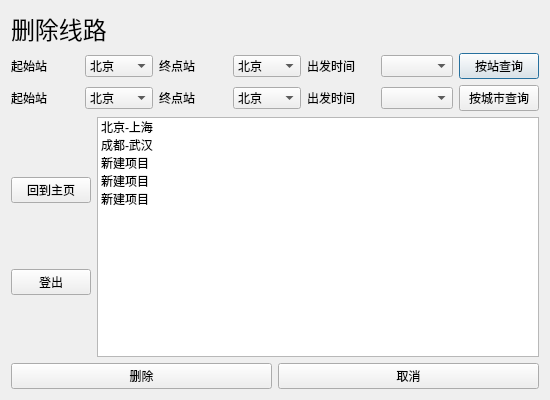
<?xml version="1.0" encoding="UTF-8"?>
<ui version="4.0">
 <class>adminedit</class>
 <widget class="QDialog" name="adminedit">
  <property name="geometry">
   <rect>
    <x>0</x>
    <y>0</y>
    <width>550</width>
    <height>400</height>
   </rect>
  </property>
  <property name="windowTitle">
   <string>Dialog</string>
  </property>
  <layout class="QVBoxLayout" name="verticalLayout_2">
   <item>
    <widget class="QLabel" name="label_4">
     <property name="font">
      <font>
       <family>微软雅黑 Light</family>
       <pointsize>18</pointsize>
      </font>
     </property>
     <property name="text">
      <string>删除线路</string>
     </property>
    </widget>
   </item>
   <item>
    <layout class="QHBoxLayout" name="horizontalLayout">
     <item>
      <widget class="QLabel" name="label">
       <property name="text">
        <string>起始站</string>
       </property>
      </widget>
     </item>
     <item>
      <widget class="QComboBox" name="comboBox">
       <item>
        <property name="text">
         <string>北京</string>
        </property>
       </item>
       <item>
        <property name="text">
         <string>上海</string>
        </property>
       </item>
       <item>
        <property name="text">
         <string>西藏</string>
        </property>
       </item>
      </widget>
     </item>
     <item>
      <widget class="QLabel" name="label_2">
       <property name="text">
        <string>终点站</string>
       </property>
      </widget>
     </item>
     <item>
      <widget class="QComboBox" name="comboBox_2">
       <item>
        <property name="text">
         <string>北京</string>
        </property>
       </item>
      </widget>
     </item>
     <item>
      <widget class="QLabel" name="label_3">
       <property name="text">
        <string>出发时间</string>
       </property>
      </widget>
     </item>
     <item>
      <widget class="QComboBox" name="comboBox_3"/>
     </item>
     <item>
      <widget class="QPushButton" name="pushButton_7">
       <property name="text">
        <string>按站查询</string>
       </property>
      </widget>
     </item>
    </layout>
   </item>
   <item>
    <layout class="QHBoxLayout" name="horizontalLayout_2">
     <item>
      <widget class="QLabel" name="label_5">
       <property name="text">
        <string>起始站</string>
       </property>
      </widget>
     </item>
     <item>
      <widget class="QComboBox" name="comboBox_4">
       <item>
        <property name="text">
         <string>北京</string>
        </property>
       </item>
       <item>
        <property name="text">
         <string>上海</string>
        </property>
       </item>
       <item>
        <property name="text">
         <string>西藏</string>
        </property>
       </item>
      </widget>
     </item>
     <item>
      <widget class="QLabel" name="label_6">
       <property name="text">
        <string>终点站</string>
       </property>
      </widget>
     </item>
     <item>
      <widget class="QComboBox" name="comboBox_5">
       <item>
        <property name="text">
         <string>北京</string>
        </property>
       </item>
      </widget>
     </item>
     <item>
      <widget class="QLabel" name="label_7">
       <property name="text">
        <string>出发时间</string>
       </property>
      </widget>
     </item>
     <item>
      <widget class="QComboBox" name="comboBox_6"/>
     </item>
     <item>
      <widget class="QPushButton" name="pushButton_8">
       <property name="text">
        <string>按城市查询</string>
       </property>
      </widget>
     </item>
    </layout>
   </item>
   <item>
    <layout class="QHBoxLayout" name="horizontalLayout_3">
     <item>
      <layout class="QVBoxLayout" name="verticalLayout">
       <item>
        <widget class="QPushButton" name="pushButton_2">
         <property name="text">
          <string>回到主页</string>
         </property>
        </widget>
       </item>
       <item>
        <widget class="QPushButton" name="pushButton_3">
         <property name="text">
          <string>登出</string>
         </property>
        </widget>
       </item>
      </layout>
     </item>
     <item>
      <widget class="QListWidget" name="listWidget">
       <item>
        <property name="text">
         <string>北京-上海</string>
        </property>
       </item>
       <item>
        <property name="text">
         <string>成都-武汉</string>
        </property>
       </item>
       <item>
        <property name="text">
         <string>新建项目</string>
        </property>
       </item>
       <item>
        <property name="text">
         <string>新建项目</string>
        </property>
       </item>
       <item>
        <property name="text">
         <string>新建项目</string>
        </property>
       </item>
      </widget>
     </item>
    </layout>
   </item>
   <item>
    <layout class="QHBoxLayout" name="horizontalLayout_4">
     <item>
      <widget class="QPushButton" name="pushButton_6">
       <property name="text">
        <string>删除</string>
       </property>
      </widget>
     </item>
     <item>
      <widget class="QPushButton" name="pushButton">
       <property name="text">
        <string>取消</string>
       </property>
      </widget>
     </item>
    </layout>
   </item>
  </layout>
 </widget>
 <resources/>
 <connections/>
</ui>
